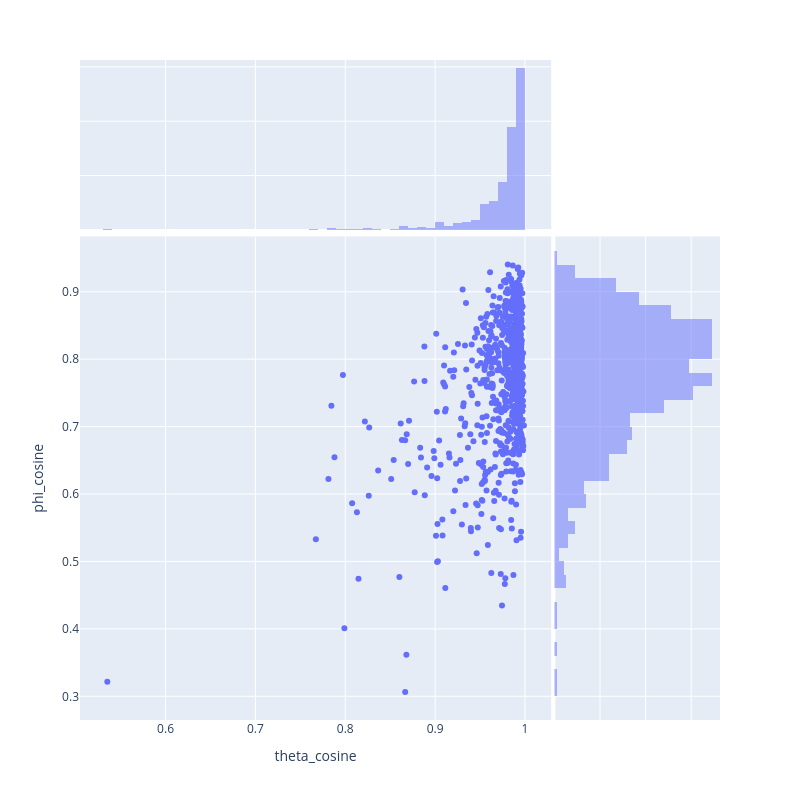

Source (notebook cell):
### Code cell
px.scatter(TPAIRS.reset_index(), 'theta_cosine', 'phi_cosine',
        hover_data=['topic_id_x','topic_id_y'],
        marginal_x = 'histogram', marginal_y = 'histogram',
        height=800, width=800)

### Figure 1 — Plotly figure (JSON) as saved in the notebook; plotly's stock layout.template omitted (floating-point values rounded to 4 significant figures; data arrays with more than 128 entries replaced by an {"elided": "..."} marker saying what was removed)
{"data": [{"customdata": {"elided": "780x2 str values"}, "hovertemplate": "theta_cosine=%{x}<br>phi_cosine=%{y}<br>topic_id_x=%{customdata[0]}<br>topic_id_y=%{customdata[1]}<extra></extra>", "legendgroup": "", "marker": {"color": "#636efa", "symbol": "circle"}, "mode": "markers", "name": "", "orientation": "v", "showlegend": false, "type": "scatter", "x": {"elided": "780 float values"}, "xaxis": "x", "y": {"elided": "780 float values"}, "yaxis": "y"}, {"alignmentgroup": "True", "bingroup": "x", "hovertemplate": "theta_cosine=%{x}<br>count=%{y}<extra></extra>", "legendgroup": "", "marker": {"color": "#636efa"}, "name": "", "offsetgroup": "", "opacity": 0.5, "showlegend": false, "type": "histogram", "x": {"elided": "780 float values"}, "xaxis": "x3", "yaxis": "y3"}, {"alignmentgroup": "True", "bingroup": "y", "hovertemplate": "phi_cosine=%{y}<br>count=%{x}<extra></extra>", "legendgroup": "", "marker": {"color": "#636efa"}, "name": "", "offsetgroup": "", "opacity": 0.5, "showlegend": false, "type": "histogram", "xaxis": "x2", "y": {"elided": "780 float values"}, "yaxis": "y2"}], "layout": {"barmode": "overlay", "height": 800, "legend": {"tracegroupgap": 0}, "margin": {"t": 60}, "width": 800, "xaxis": {"anchor": "y", "domain": [0, 0.7363], "title": {"text": "theta_cosine"}}, "xaxis2": {"anchor": "y2", "domain": [0.7413, 1], "matches": "x2", "showgrid": true, "showline": false, "showticklabels": false, "ticks": ""}, "xaxis3": {"anchor": "y3", "domain": [0, 0.7363], "matches": "x", "showgrid": true, "showticklabels": false}, "xaxis4": {"anchor": "y4", "domain": [0.7413, 1], "matches": "x2", "showgrid": true, "showline": false, "showticklabels": false, "ticks": ""}, "yaxis": {"anchor": "x", "domain": [0, 0.7326], "title": {"text": "phi_cosine"}}, "yaxis2": {"anchor": "x2", "domain": [0, 0.7326], "matches": "y", "showgrid": true, "showticklabels": false}, "yaxis3": {"anchor": "x3", "domain": [0.7426, 1], "matches": "y3", "showgrid": true, "showline": false, "showticklabels": false, "ticks": ""}, "yaxis4": {"anchor": "x4", "domain": [0.7426, 1], "matches": "y3", "showgrid": true, "showline": false, "showticklabels": false, "ticks": ""}}}
